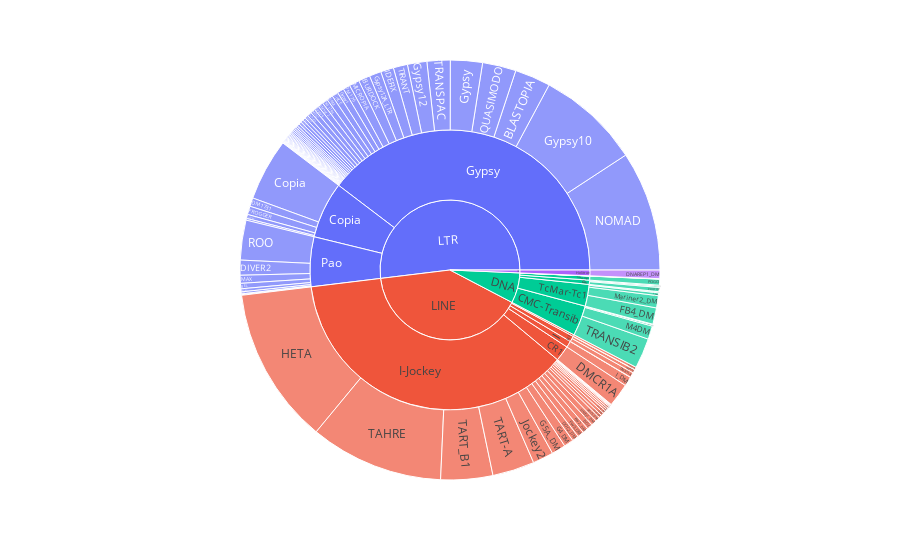

The notebook cell saved with this chart:
### Code cell
df = TE_data_table.copy()
expressed = df["Male_Counts"] > 0
df = df[expressed]
# fig = px.sunburst(df, path=['SubClass', 'SuperFamily', 'Family'], values='Male_Counts', color = "Male_subject_coverage")
fig = px.sunburst(df, path=['Subclass', 'Superfamily', 'Family'], values='Male_Counts')
fig.show()

### Figure 1 — Plotly figure (JSON) as saved in the notebook; plotly's stock layout.template omitted (floating-point values rounded to 4 significant figures; data arrays with more than 128 entries replaced by an {"elided": "..."} marker saying what was removed)
{"data": [{"branchvalues": "total", "domain": {"x": [0, 1], "y": [0, 1]}, "hovertemplate": "labels=%{label}<br>Male_Counts=%{value}<br>parent=%{parent}<br>id=%{id}<extra></extra>", "ids": {"elided": "133 str values"}, "labels": {"elided": "133 str values"}, "name": "", "parents": {"elided": "133 str values"}, "type": "sunburst", "values": {"elided": "133 int values"}}], "layout": {"legend": {"tracegroupgap": 0}, "margin": {"t": 60}}}
